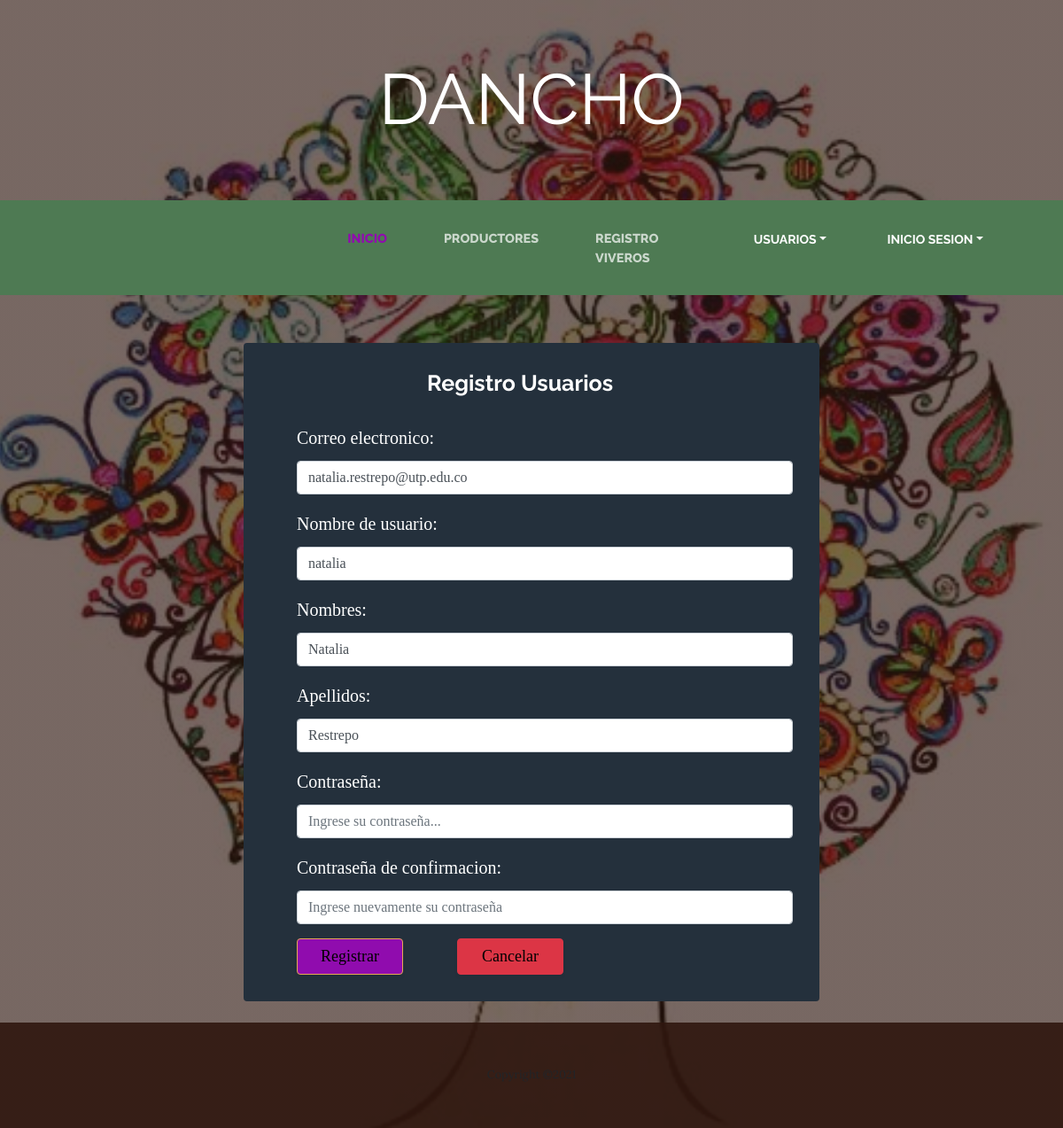
/usuarios/actualizarUsuario/2/ (signed in), run on the app's committed database.
### Usuario/models.py (models this page shows, shortened)
class Usuario(AbstractBaseUser):
    username = models.CharField('Nombre de usuario', unique=True, max_length=100)
    email = models.EmailField('Correo electronico', max_length=254, unique=True)
    nombres = models.CharField('Nombres', max_length=200, blank=True, null=True)
    apellidos = models.CharField('Apellidos', max_length=200, blank=True, null=True)
    usuario_activo = models.BooleanField(default=True)
    usuario_administrador = models.BooleanField(default=False)
    objects = UsuarioManager()
    USERNAME_FIELD = 'username'
    REQUIRED_FIELDS = ['email', 'nombres', 'apellidos']
    @property
    def is_staff(self):
        return self.usuario_administrador

### Usuario/views.py (the view)
# urls.py: path('actualizarUsuario/<int:pk>/', login_required(EditarUsuario.as_view()), name = 'actualizar_usuario'),
class EditarUsuario(UpdateView):
    model = Usuario
    template_name = "usuario/crearUsuario.html"
    form_class = FormularioUsuario
    success_url = reverse_lazy('usuario:listar_usuario')

### Usuario/templates/Usuario/crearUsuario.html (shortened to what this page needs)
{% extends "vivero/base.html"%}
{% load static %}
{% block content %}
<head>
    <link rel="stylesheet" type="text/css" href="{% static 'css/productores.css' %}">
</head>
<br>
<form class="form-horizontal" method="POST">
    <h4>Registro Usuarios</h4>
    {{ form.as_p }}
    <div class="">
        <button class="btn btn-primary" type="submit" style="width: 120px; margin-left: 0%; font-size: 18px; color: black;">Registrar</button>
        <a href="{% url 'usuario:listar_usuario' %}" class="btn btn-danger" style="width: 120px; margin-left: 10%; font-size: 18px; color: black;">Cancelar</a>
    </div>
</form>
<br>
{% endblock %}

### static/css/productores.css (style rules this page uses)
form label { text-align: left; }
form { width: 650px; background: #24303c; padding: 30px; margin: auto; margin-top: 30px; border-radius: 4px; font-family: 'calibri'; color: white; font-size: 20px; padding-left: 5%; }
form h4 { font-size: 25px; font-weight: bold; margin-bottom: 30px; text-align:center; padding-right: 10%; }

### data on the page
Usuario: email "natalia.restrepo@utp.edu.co", username "natalia", nombres "Natalia", apellidos "Restrepo"
